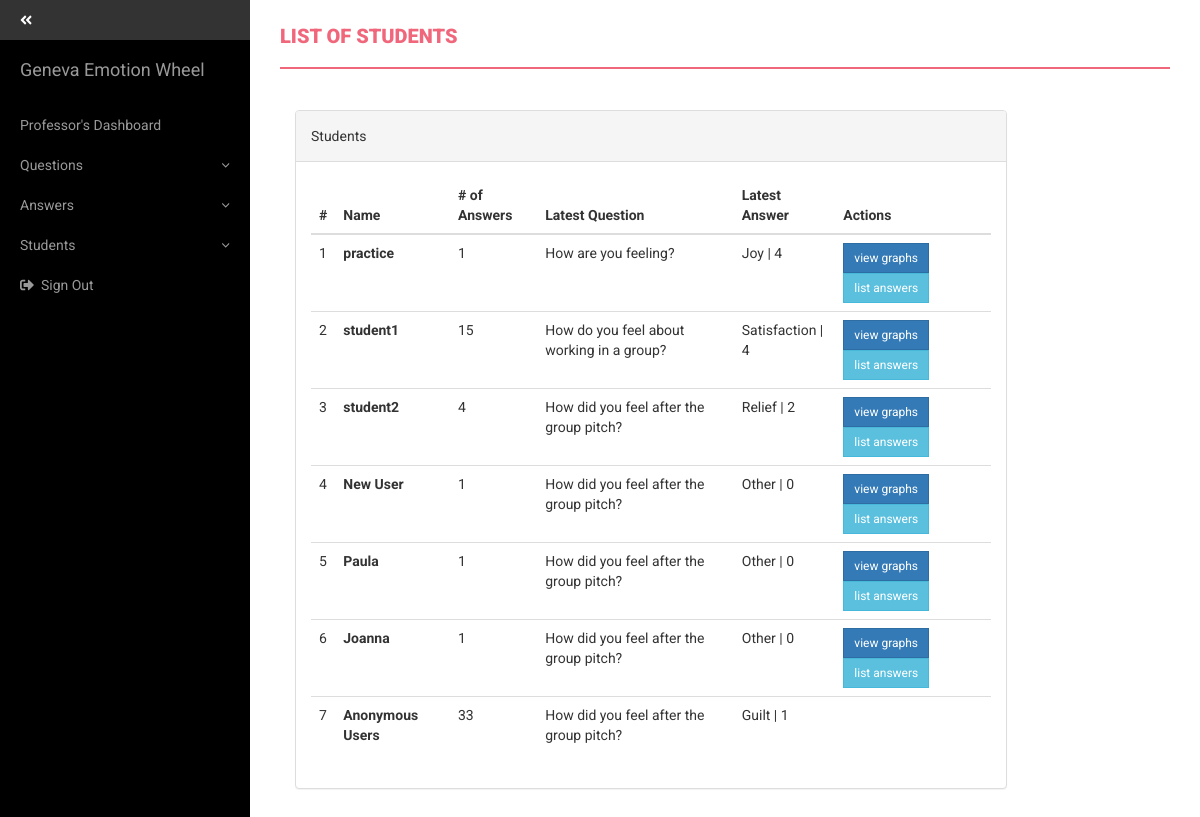
The page /base/student-list/ (signed in) on the database its author committed.
### base/models.py (models this page shows, shortened)
class BaseModel(models.Model):
    date = models.DateTimeField('date', default=timezone.now())
    created_by = models.ForeignKey(TempUser, blank=True, null=True)
    is_active = models.BooleanField(default=True)
    class Meta:
        abstract=True

class Question(BaseModel):
    status_choices = [
        ('open', 'Open'),
        ('closed', 'Closed')
    ]
    tag = models.CharField(max_length=24, blank=True, null=True)
    name = models.CharField(max_length=128)
    allow_anonymous = models.BooleanField(default=False)
    code = models.CharField(max_length=12, blank=True, null=True, unique=True)
    status = models.CharField(max_length=18, choices=status_choices, default='open')
    def __unicode__(self):
        return u'{0}'.format(self.name)

class TempUser(models.Model):
    student = 's'
    teacher = 't'
    USER_TYPES = [
        (student, 'Student'),
        (teacher, 'Teacher')
        ]
    name = models.CharField(max_length=24, unique=True)
    user_type = models.CharField(max_length=4, choices=USER_TYPES)
    is_active = models.BooleanField(default=True)

class Answer(BaseModel):
    emotion = models.CharField(max_length=18, choices=Emotion.EMOTION_CHOICES)
    intensity = models.IntegerField()
    question = models.ForeignKey(Question)
    note = models.CharField(max_length=50, blank=True, null=True)
    def __unicode__(self):
        return u'{0} | {1}'.format(self.get_emotion_display(), self.intensity)

### base/views.py (the view)
def student_list(request):
    user = session_check(request)
    if not user:
        return redirect('base:login')
    context = {'title' : 'List of Students'}
    answers = Answer.objects.filter(question__created_by=user, is_active=True).order_by('-date')
    students_pk_list = list(set(answers.values_list('created_by', flat=True)))
    page = request.GET.get('page', 1)
    rows = []
    for student_id in students_pk_list:
        student = get_object_or_None(TempUser, id=student_id)
        answers_per_student = answers.filter(created_by__id=student_id).order_by('-date')
        latest_answer = answers_per_student.first()
        latest_question = latest_answer.question
        total_per_student = answers_per_student.count()
        student_name = student.name if student else 'Anonymous Users'
        rows.append({'name': student_name,
                    'count' :total_per_student,
                    'id' : student_id,
                    'latest_question' : latest_question,
                    'latest_answer' : latest_answer})
    page_objects = paginate(page, rows)
    context.update({'object_list' : page_objects})
    return render(request, 'base/student_list.html', context)

### base/views.py (called while the page is built)
def paginate(page, object_list, count_per_page=10):
    paginator = Paginator(object_list, count_per_page)
    try:
        objects = paginator.page(page)
    except PageNotAnInteger:
        objects = paginator.page(1)
    except EmptyPage:
        objects = paginator.page(paginator.num_pages)
    return objects

### helpers/context_processors.py (called while the page is built)
def user_processor(request):
    user = session_check(request)
    if not user:
        user = request.session.get('student', None)
    return {'temp_user': user}

### helpers/templatetags/helper_extras.py (called while the page is built)
def is_teacher(user):
    res = False
    try:
        if user and user.user_type and user.user_type == 't':
            res = True
    except:
        res=False
    return res

@register.filter(name='user_type')
def user_type(user, group):
    if user and group == 't':
        return is_teacher(user)
    else:
        return False

### helpers/tools.py (called while the page is built)
def get_object_or_None(model, *args, **kwargs):
	try:
	    obj  = model.objects.get(*args, **kwargs)
	except ObjectDoesNotExist:
	    obj = False
	return obj

def session_check(request):
	if 'user' in request.session and request.session['user']:
		user_id = request.session.get('user')
		user = get_object_or_None(TempUser, id=user_id)
		return user
	else:
		return False
	return False

### base/templates/base/student_list.html (shortened to what this page needs)
{% extends 'base/index.html' %}
{% block page_head %} {{ title }} {% endblock %}
{% block content %}
<div class='col-md-10'>
<div class="panel panel-default">
  <div class="panel-heading">Students</div>
  <div class='panel-body'>
    <div class="table-responsive">
    <table class="table table-hover">
      <thead>
        <tr>
          <th scope="col">#</th>
          <th scope="col">Name</th>
          <th scope="col"># of Answers</th>
          <th scope="col">Latest Question</th>
          <th scope="col">Latest Answer</th>
          <th scope="col">Actions</th>
        </tr>
      </thead>
      <tbody>
      {% for row in object_list %}
        <tr>
          <td scope="row">{{ forloop.counter }} </td>
          <td class='highlight-column'>{{ row.name }}</td>
          <td>{{ row.count }}</td>
          <td>{{ row.latest_question }}</td>
          <td>{{ row.latest_answer }}</td>
          <td>
            {% if row.id %}
            <a class='btn btn-primary btn-sm' href="{% url 'base:answers_by_student_graph' row.id %}" class='btn btn-primary btn-sm'>view graphs</a>
            <a href='{% url "base:answers_by_student" row.id %}' type=button class='btn btn-info btn-sm'>list answers</a>
            {% endif %}
          </td>
        </tr>
      {% endfor %}
      </tbody>
    </table>
    </div>
  </div>
  </div>
 {% endblock %}

### static/css/simple-sidebar.css (style rules this page uses)
body { overflow-x: hidden; }

### static/css/styles_extra.css (style rules this page uses)
* { -webkit-font-smoothing: antialiased; }
table > thead > tr > th, .highlight-column { font-weight: bold !important; }

### static/css/styles.css (style rules this page uses)
body { font-family: 'Roboto', sans-serif; line-height: 30px; }
.btn { border-radius: 0px; -webkit-border-radius: 0px; -moz-border-radius: 0px; }

### rows shown on the page
Question: name "practice", count "1", latest_question "How are you feeling?", latest_answer "Joy | 4", shows "view graphs"
Question: name "student1", count "15", latest_question "How do you feel about working in a group?", latest_answer "Satisfaction | 4", shows "view graphs"
Question: name "student2", count "4", latest_question "How did you feel after the group pitch?", latest_answer "Relief | 2", shows "view graphs", name "New User", count "1", latest_answer "Other | 0", name "Paula", name "Joanna", name "Anonymous Users", count "33", latest_answer "Guilt | 1"

### other values the page prints
{{ title }} "LIST OF STUDENTS"
